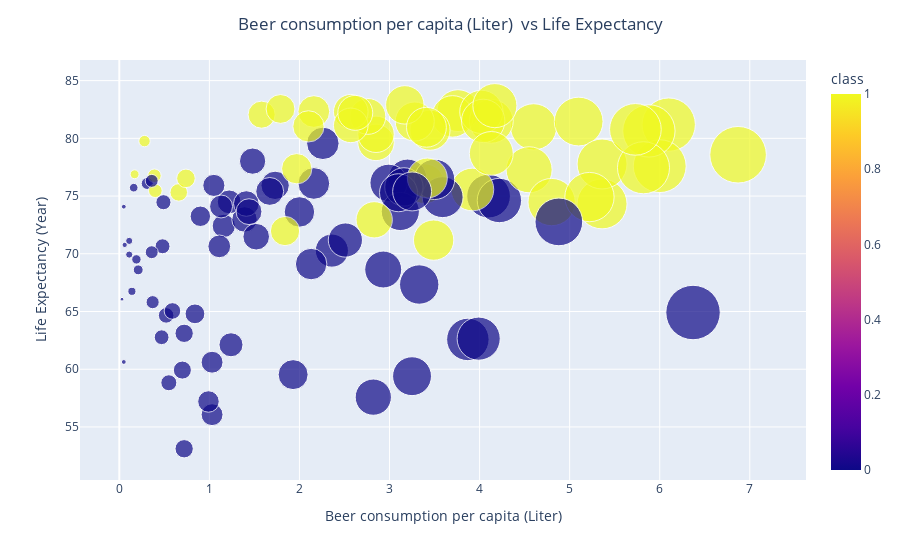

Write notebook code for a chart like this one.
### Code cell
# plotly Rate of using basic drinking water (%)  vs Life Expectancy
fig = px.scatter(df, x="Beer consumption per capita (Liter)", y="Life Expectancy (Year)", color="class",size="Beer consumption per capita (Liter)", hover_name="Country", log_x=False, size_max=40)
fig.update_layout(title_text='Beer consumption per capita (Liter)	 vs Life Expectancy', title_x=0.5)
fig.show()

### Figure 1 — Plotly figure (JSON) as saved in the notebook; plotly's stock layout.template omitted (floating-point values rounded to 4 significant figures)
{"data": [{"hovertemplate": "<b>%{hovertext}</b><br><br>Beer consumption per capita (Liter)=%{marker.size}<br>Life Expectancy (Year)=%{y}<br>class=%{marker.color}<extra></extra>", "hovertext": ["Albania", "Algeria", "Angola", "Argentina", "Armenia", "Australia", "Austria", "Bahrain", "Bangladesh", "Belarus", "Belgium", "Benin", "Bolivia", "Botswana", "Brazil", "Brunei Darussalam", "Bulgaria", "Cambodia", "Cameroon", "Canada", "Chile", "China", "Colombia", "Congo Dem. Rep.", "Congo Rep.", "Costa Rica", "Cote d'Ivoire", "Croatia", "Cyprus", "Czechia", "Denmark", "Ecuador", "Egypt", "El Salvador", "Eritrea", "Estonia", "Ethiopia", "Finland", "France", "Gabon", "Georgia", "Germany", "Ghana", "Greece", "Guatemala", "Honduras", "Hungary", "India", "Indonesia", "Iran", "Iraq", "Ireland", "Israel", "Italy", "Jamaica", "Jordan", "Kazakhstan", "Kenya", "Kuwait", "Kyrgyz Republic", "Latvia", "Libya", "Lithuania", "Luxembourg", "Malaysia", "Malta", "Mauritius", "Mexico", "Moldova", "Mongolia", "Montenegro", "Morocco", "Mozambique", "Myanmar", "Namibia", "Nepal", "Netherlands", "New Zealand", "Nicaragua", "Niger", "Nigeria", "North Macedonia", "Norway", "Oman", "Pakistan", "Panama", "Paraguay", "Peru", "Philippines", "Poland", "Portugal", "Qatar", "Romania", "Russian Federation", "Saudi Arabia", "Senegal", "Serbia", "Slovak Republic", "Slovenia", "South Africa", "Spain", "Sri Lanka", "Sudan", "Sweden", "Switzerland", "Tajikistan", "Tanzania", "Thailand", "Togo", "Trinidad and Tobago", "Tunisia", "Turkiye", "Ukraine", "United Kingdom", "United States", "Uruguay", "Vietnam", "Venezuela", "Yemen", "Zimbabwe"], "legendgroup": "", "marker": {"color": [0, 0, 0, 1, 0, 1, 1, 1, 0, 0, 1, 0, 0, 0, 0, 1, 0, 0, 0, 1, 1, 0, 0, 0, 0, 0, 0, 1, 1, 1, 1, 0, 0, 0, 0, 1, 0, 1, 1, 0, 0, 1, 0, 1, 0, 0, 1, 0, 0, 0, 0, 1, 1, 1, 0, 0, 1, 0, 1, 0, 1, 1, 1, 1, 1, 1, 0, 0, 0, 0, 0, 0, 0, 0, 0, 0, 1, 1, 0, 0, 0, 0, 1, 1, 0, 1, 0, 0, 0, 1, 1, 1, 1, 1, 1, 0, 0, 1, 1, 0, 1, 0, 0, 1, 1, 0, 0, 0, 0, 1, 0, 1, 0, 1, 1, 1, 0, 0, 0, 0], "coloraxis": "coloraxis", "size": [1.48, 0.31, 3.25, 3.39, 0.49, 3.76, 6.1, 0.39, 0, 2, 4.6, 1.03, 2.36, 3.33, 4.1, 0.66, 4.22, 2.93, 2.82, 3.7, 2.85, 1.73, 3.2, 0.55, 3.87, 2.26, 1.03, 4.55, 2.85, 6.87, 3.45, 2.99, 0.11, 1.16, 0.52, 6, 0.59, 4.13, 2.16, 6.37, 1.39, 5.88, 0.47, 2.1, 0.9, 1.22, 3.92, 0.21, 0.06, 0, 0.11, 5.1, 1.58, 1.79, 1.13, 0.05, 1.84, 0.84, 0, 0.48, 4.8, 0, 5.36, 4.02, 0.4, 2.76, 1.41, 3.59, 1.52, 2.13, 3.5, 0.16, 0.99, 0.37, 1.24, 0.19, 4.04, 3.28, 1.44, 0.05, 0.72, 1.67, 2.57, 0.17, 0, 5.36, 3.12, 3.16, 1.11, 5.82, 2.57, 0.28, 5.22, 3.49, 0, 0.14, 3.1, 3.42, 5.73, 3.99, 4.17, 0.36, 0, 2.62, 3.17, 0.36, 0.72, 2.16, 0.7, 2.83, 1.05, 0.74, 2.51, 3.41, 4.13, 1.97, 3.251, 4.88, 0.03, 1.93], "sizemode": "area", "sizeref": 0.004294, "symbol": "circle"}, "mode": "markers", "name": "", "orientation": "v", "showlegend": false, "type": "scatter", "x": [1.48, 0.31, 3.25, 3.39, 0.49, 3.76, 6.1, 0.39, 0, 2, 4.6, 1.03, 2.36, 3.33, 4.1, 0.66, 4.22, 2.93, 2.82, 3.7, 2.85, 1.73, 3.2, 0.55, 3.87, 2.26, 1.03, 4.55, 2.85, 6.87, 3.45, 2.99, 0.11, 1.16, 0.52, 6, 0.59, 4.13, 2.16, 6.37, 1.39, 5.88, 0.47, 2.1, 0.9, 1.22, 3.92, 0.21, 0.06, 0, 0.11, 5.1, 1.58, 1.79, 1.13, 0.05, 1.84, 0.84, 0, 0.48, 4.8, 0, 5.36, 4.02, 0.4, 2.76, 1.41, 3.59, 1.52, 2.13, 3.5, 0.16, 0.99, 0.37, 1.24, 0.19, 4.04, 3.28, 1.44, 0.05, 0.72, 1.67, 2.57, 0.17, 0, 5.36, 3.12, 3.16, 1.11, 5.82, 2.57, 0.28, 5.22, 3.49, 0, 0.14, 3.1, 3.42, 5.73, 3.99, 4.17, 0.36, 0, 2.62, 3.17, 0.36, 0.72, 2.16, 0.7, 2.83, 1.05, 0.74, 2.51, 3.41, 4.13, 1.97, 3.251, 4.88, 0.03, 1.93], "xaxis": "x", "y": [78.03, 76.09, 59.4, 76.07, 74.47, 82.4, 81.19, 76.76, 71.51, 73.62, 80.99, 60.61, 70.28, 67.34, 74.99, 75.32, 74.61, 68.64, 57.58, 81.9, 79.65, 75.93, 76.53, 58.83, 62.58, 79.56, 56.06, 77.28, 80.35, 78.58, 80.7, 76.14, 71.12, 72.41, 64.66, 77.59, 65.05, 81.48, 82.32, 64.91, 72.97, 80.64, 62.77, 81.04, 73.25, 74.5, 75.57, 68.61, 70.77, 75.5, 69.93, 81.45, 82.05, 82.54, 74.1, 74.08, 71.97, 64.8, 75.13, 70.65, 74.48, 72.12, 74.32, 82.29, 75.46, 81.9, 74.35, 74.9, 71.48, 69.11, 76.45, 75.73, 57.21, 65.81, 62.12, 69.52, 81.51, 81.46, 73.65, 60.63, 53.11, 75.4, 82.3, 76.89, 66.58, 77.78, 73.66, 75.79, 70.64, 77.45, 81.12, 79.76, 74.91, 71.18, 74.65, 66.75, 75.29, 76.56, 80.78, 62.65, 82.83, 76.32, 64.43, 82.2, 82.9, 70.14, 63.11, 76.09, 59.93, 72.94, 75.92, 76.53, 71.19, 80.96, 78.69, 77.37, 75.4, 72.76, 66.07, 59.53], "yaxis": "y"}], "layout": {"coloraxis": {"colorbar": {"title": {"text": "class"}}, "colorscale": [[0, "#0d0887"], [0.1111, "#46039f"], [0.2222, "#7201a8"], [0.3333, "#9c179e"], [0.4444, "#bd3786"], [0.5556, "#d8576b"], [0.6667, "#ed7953"], [0.7778, "#fb9f3a"], [0.8889, "#fdca26"], [1, "#f0f921"]]}, "legend": {"itemsizing": "constant", "tracegroupgap": 0}, "margin": {"t": 60}, "title": {"text": "Beer consumption per capita (Liter)\t vs Life Expectancy", "x": 0.5}, "xaxis": {"anchor": "y", "domain": [0, 1], "title": {"text": "Beer consumption per capita (Liter)"}}, "yaxis": {"anchor": "x", "domain": [0, 1], "title": {"text": "Life Expectancy (Year)"}}}}
